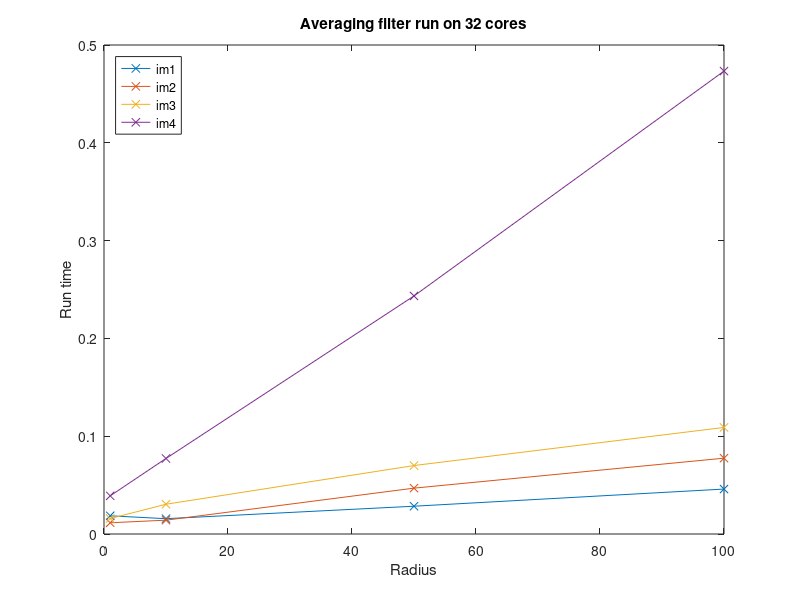
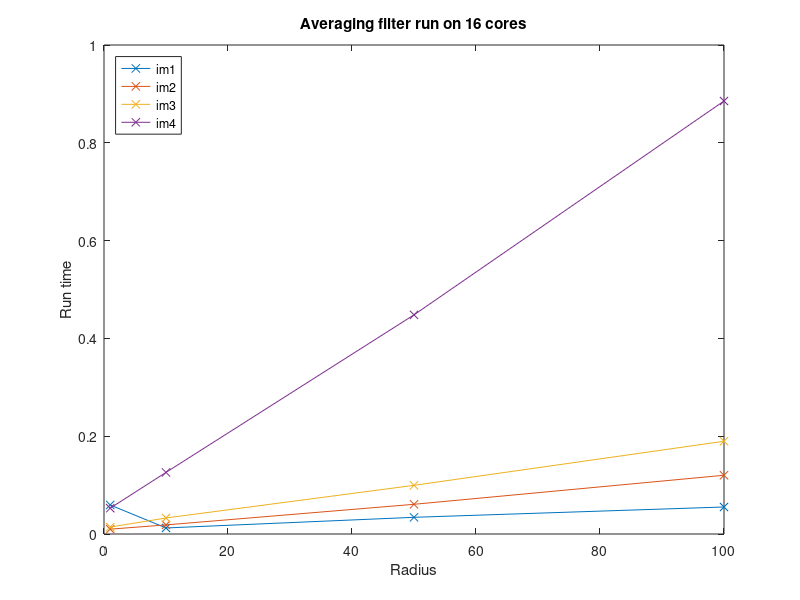
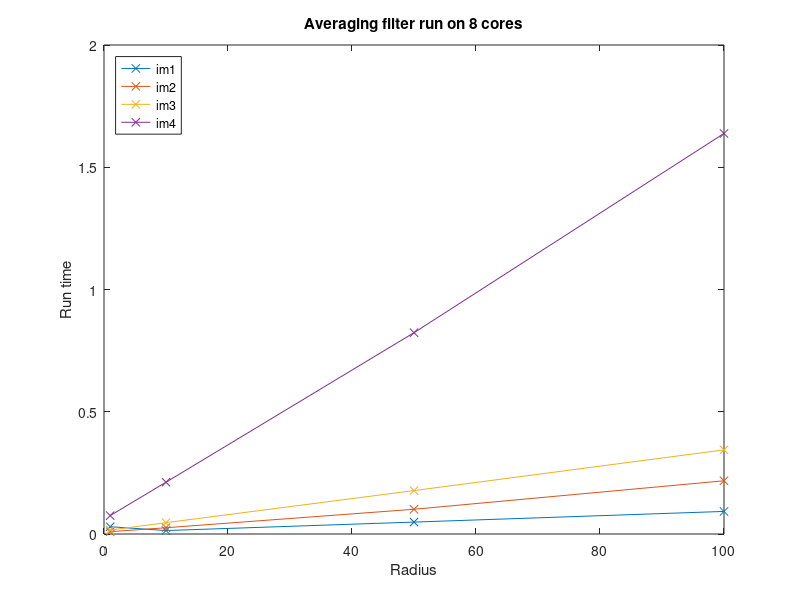
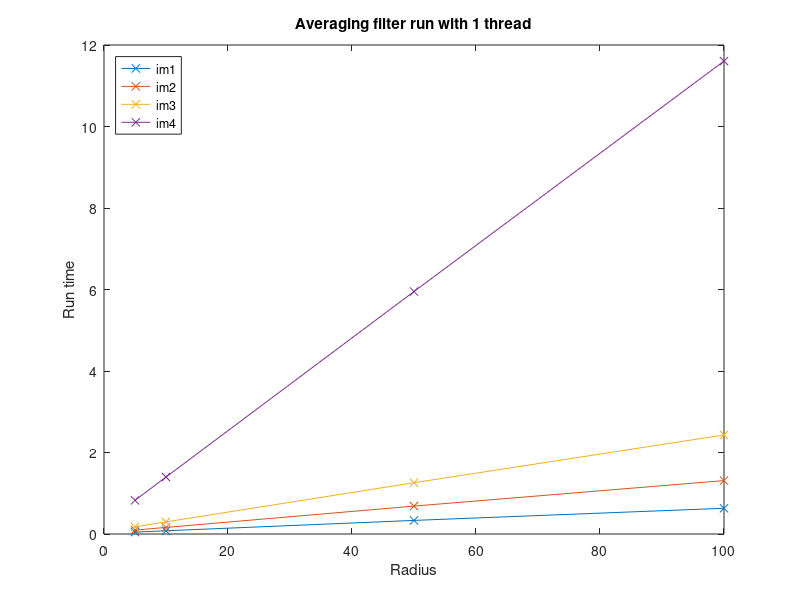

The MATLAB script that drew these images, in order: (Note: this script raises an error after producing the figures.)
% ./matlab_format.py slurm-604666.out 32_cores
figure(1)
im1_32_cores = [0.0186079 0.0156629 0.028414 0.045949];
im1_32_cores_radius = [1 10 50 100];
im2_32_cores = [0.011487 0.014153 0.046895 0.077534];
im2_32_cores_radius = [1 10 50 100];
im3_32_cores = [0.015825 0.030442 0.0700002 0.108959];
im3_32_cores_radius = [1 10 50 100];
im4_32_cores = [0.039016 0.0772309 0.243409 0.47332];
im4_32_cores_radius = [1 10 50 100];
plot(im1_32_cores_radius, im1_32_cores, '-x', im2_32_cores_radius, im2_32_cores, '-x', im3_32_cores_radius, im3_32_cores, '-x', im4_32_cores_radius, im4_32_cores, '-x');
legend('im1', 'im2', 'im3', 'im4', 'Location', 'NorthWest');
xlabel('Radius');
ylabel('Run time');
title('Averaging filter run on 32 cores');

%./matlab_format.py slurm-604660.out 16_cores
im1_16_cores = [0.0593829 0.0123641 0.0341439 0.0552392];
im1_16_cores_radius = [1 10 50 100];
im2_16_cores = [0.00992084 0.018604 0.060745 0.120128];
im2_16_cores_radius = [1 10 50 100];
im3_16_cores = [0.014132 0.0327652 0.09953 0.189664];
im3_16_cores_radius = [1 10 50 100];
im4_16_cores = [0.0528212 0.125994 0.448156 0.885437];
im4_16_cores_radius = [1 10 50 100];
figure(2)
plot(im1_16_cores_radius, im1_16_cores, '-x', im2_16_cores_radius, im2_16_cores, '-x', im3_16_cores_radius, im3_16_cores, '-x', im4_16_cores_radius, im4_16_cores, '-x');
legend('im1', 'im2', 'im3', 'im4', 'Location', 'NorthWest');
xlabel('Radius');
ylabel('Run time');
title('Averaging filter run on 16 cores');

%./matlab_format.py slurm-604602.out 8_cores
im1_8_cores = [0.0298309 0.014122 0.0487628 0.09234];
im1_8_cores_radius = [1 10 50 100];
im2_8_cores = [0.00946903 0.0256338 0.101179 0.217682];
im2_8_cores_radius = [1 10 50 100];
im3_8_cores = [0.016274 0.0463929 0.177609 0.344069];
im3_8_cores_radius = [1 10 50 100];
im4_8_cores = [0.075248 0.211843 0.823263 1.63828];
im4_8_cores_radius = [1 10 50 100];
figure(3)
plot(im1_8_cores_radius, im1_8_cores, '-x', im2_8_cores_radius, im2_8_cores, '-x', im3_8_cores_radius, im3_8_cores, '-x', im4_8_cores_radius, im4_8_cores, '-x');
legend('im1', 'im2', 'im3', 'im4', 'Location', 'NorthWest');
xlabel('Radius');
ylabel('Run time');
title('Averaging filter run on 8 cores');


%./matlab_format.py slurm-521808.out 1_thread
im1_1_thread = [0.0470434 0.0796472 0.333709 0.631312];
im1_1_thread_radius = [5 10 50 100];
im2_1_thread = [0.095533 0.161768 0.684766 1.31056];
im2_1_thread_radius = [5 10 50 100];
im3_1_thread = [0.176316 0.297651 1.25851 2.43034];
im3_1_thread_radius = [5 10 50 100];
im4_1_thread = [0.826119 1.39829 5.9504 11.6048];
im4_1_thread_radius = [5 10 50 100];
figure(4)
plot(im1_1_thread_radius, im1_1_thread, '-x', im2_1_thread_radius, im2_1_thread, '-x', im3_1_thread_radius, im3_1_thread, '-x', im4_1_thread_radius, im4_1_thread, '-x');
legend('im1', 'im2', 'im3', 'im4', 'Location', 'NorthWest');
xlabel('Radius');
ylabel('Run time');
title('Averaging filter run with 1 thread');


%./matlab_format.py slurm-521810.out 2_threads
im1_2_threads = [0.025016 0.0427838 0.16885 0.318079];
im1_2_threads_radius = [5 10 50 100];
im2_2_threads = [0.0504859 0.0846524 0.34507 0.663202];
im2_2_threads_radius = [5 10 50 100];
im3_2_threads = [0.0924769 0.1519 0.634045 1.23104];
im3_2_threads_radius = [5 10 50 100];
im4_2_threads = [0.413716 0.702383 2.9809 5.81111];
im4_2_threads_radius = [5 10 50 100];
figure(5)
plot(im1_2_threads_radius, im1_2_threads, '-x', im2_2_threads_radius, im2_2_threads, '-x', im3_2_threads_radius, im3_2_threads, '-x', im4_2_threads_radius, im4_2_threads, '-x');
legend('im1', 'im2', 'im3', 'im4', 'Location', 'NorthWest');
xlabel('Radius');
ylabel('Run time');
title('Averaging filter run with 2 threads');

%./matlab_format.py slurm-521815.out 4_threads
im1_4_threads = [0.0140645 0.0225147 0.0872207 0.161822];
im1_4_threads_radius = [5 10 50 100];
im2_4_threads = [0.0274257 0.0445793 0.17969 0.336393];
im2_4_threads_radius = [5 10 50 100];
im3_4_threads = [0.0508857 0.0817186 0.324281 0.616372];
im3_4_threads_radius = [5 10 50 100];
im4_4_threads = [0.220054 0.360046 1.51232 2.94226];
im4_4_threads_radius = [5 10 50 100];
figure(5);
plot(im1_4_threads_radius, im1_4_threads, '-x', im2_4_threads_radius, im2_4_threads, '-x', im3_4_threads_radius, im3_4_threads, '-x', im4_4_threads_radius, im4_4_threads, '-x');
legend('im1', 'im2', 'im3', 'im4', 'Location', 'NorthWest');
xlabel('Radius');
ylabel('Run time');
title('Averaging filter run with 4 threads');

%./matlab_format.py slurm-521817.out 8_threads
im1_8_threads = [0.0104665 0.0146436 0.0481916 0.0860901];
im1_8_threads_radius = [5 10 50 100];
im2_8_threads = [0.0199493 0.0295607 0.0984862 0.183738];
im2_8_threads_radius = [5 10 50 100];
im3_8_threads = [0.0363348 0.0511522 0.178057 0.330515];
im3_8_threads_radius = [5 10 50 100];
im4_8_threads = [0.127996 0.206565 0.79577 1.52823];
im4_8_threads_radius = [5 10 50 100];
figure(6);
plot(im1_8_threads_radius, im1_8_threads, '-x', im2_8_threads_radius, im2_8_threads, '-x', im3_8_threads_radius, im3_8_threads, '-x', im4_8_threads_radius, im4_8_threads, '-x');
legend('im1', 'im2', 'im3', 'im4', 'Location', 'NorthWest');
xlabel('Radius');
ylabel('Run time');
title('Averaging filter run with 8 threads');

%./matlab_format.py slurm-521819.out 16_threads
im1_16_threads = [0.0114095 0.012666 0.0295881 0.0505437];
im1_16_threads_radius = [5 10 50 100];
im2_16_threads = [0.0220951 0.026521 0.0615479 0.10425];
im2_16_threads_radius = [5 10 50 100];
im3_16_threads = [0.0428284 0.0474971 0.110336 0.191794];
im3_16_threads_radius = [5 10 50 100];
im4_16_threads = [0.104575 0.143931 0.458426 0.851565];
im4_16_threads_radius = [5 10 50 100];
figure(7);
plot(im1_16_threads_radius, im1_16_threads, '-x', im2_16_threads_radius, im2_16_threads, '-x', im3_16_threads_radius, im3_16_threads, '-x', im4_16_threads_radius, im4_16_threads, '-x');
legend('im1', 'im2', 'im3', 'im4', 'Location', 'NorthWest');
xlabel('Radius');
ylabel('Run time');
title('Averaging filter run with 16 threads');

%%
figure(8)
plot(im4_8_cores_radius, im4_8_cores, '-x', im4_16_cores_radius, im4_16_cores, '-x', im4_32_cores_radius, im4_32_cores, '-x');
legend('8 cores', '16 cores', '32 cores', 'Location', 'NorthWest');
xlabel('Radius');
ylabel('Run time');
title('Averaging filter on im4.ppm different # cores');

%%
figure(9)
plot(im4_1_thread_radius, im4_1_thread, '-x', im4_2_threads_radius, im4_2_threads, '-x', im4_4_threads_radius, im4_4_threads, '-x', im4_8_threads_radius, im4_8_threads, '-x', im4_16_threads_radius, im4_16_threads, '-x');
legend('1 thread', '2 thread', '4 thread', '8 thread', '16 thread', 'Location', 'NorthWest');
xlabel('Radius');
ylabel('Run time');
title('Averaging filter on im4.ppm different # threads');

%%
mpi_thres_8_cores = [0.00768995 0.00541592 0.00714207 0.0279419];
mpi_thres_16_cores = [0.0297282 0.0194161 0.0152361 0.0306139];
mpi_thres_1_core = [0.00366712 0.00708914 0.01314 0.062237];
mpi_thres_4_cores = [0.002702 0.00367713 0.00692105 0.0318539];
im = [1 2 3 4];
%cores = [1 4 8 16];
%mpi_im2_core_var = [mpi_thres_1_core(2) mpi_thres_4_cores(2) mpi_thres_8_core(2) mpi_thres_16_cores(2)];
im = [1 2 3 4];
figure(10)
plot(im, mpi_thres_1_core, '-x', im, mpi_thres_4_cores, '-x', im, mpi_thres_8_cores, '-x', im, mpi_thres_16_cores, '-x');
%plot(cores, mpi_im2_core_var, '-x', cores, mpi_im2_core_var, '-x', cores, mpi_im2_core_var, '-x', cores, mpi_im2_core_var, '-x');
legend('1 core', '4 cores', '8 cores', '16 cores', 'Location', 'NorthWest');
xlabel('Image');
ylabel('Run time');
title('Threshold filter with mpi on different images');

%%


%%
thres_1_thread = [0.0025102 0.00499036 0.00936788 0.0392];
thres_4_threads = [0.000823773 0.00137079 0.00245882 0.0106272];
thres_8_threads = [0.00057446 0.000958058 0.00143139 0.00550633];
thres_16_threads = [0.000768185 0.000902217 0.00116739 0.00329923];
im = [1 2 3 4];
figure(11)
plot(im, thres_1_thread, '-x', im, thres_4_threads, '-x', im, thres_8_threads, '-x', im, thres_16_threads, '-x');
legend('1 threads', '4 threads', '8 threads', '16 threads', 'Location', 'NorthWest');
xlabel('Image');
ylabel('Run time');
title('Threshold filter with pthreads on different images');


%%
plot(im, im3_32_cores, '-x', im, im2_16_cores, '-x', im, im1_8cores, '-x');
legend('im3 32 cores', 'im2 16 cores', 'im1 8 cores', 'Location', 'NorthWest');
xlabel('Radius');
ylabel('Run time');
title('Changing computional complexity and number of processes');
